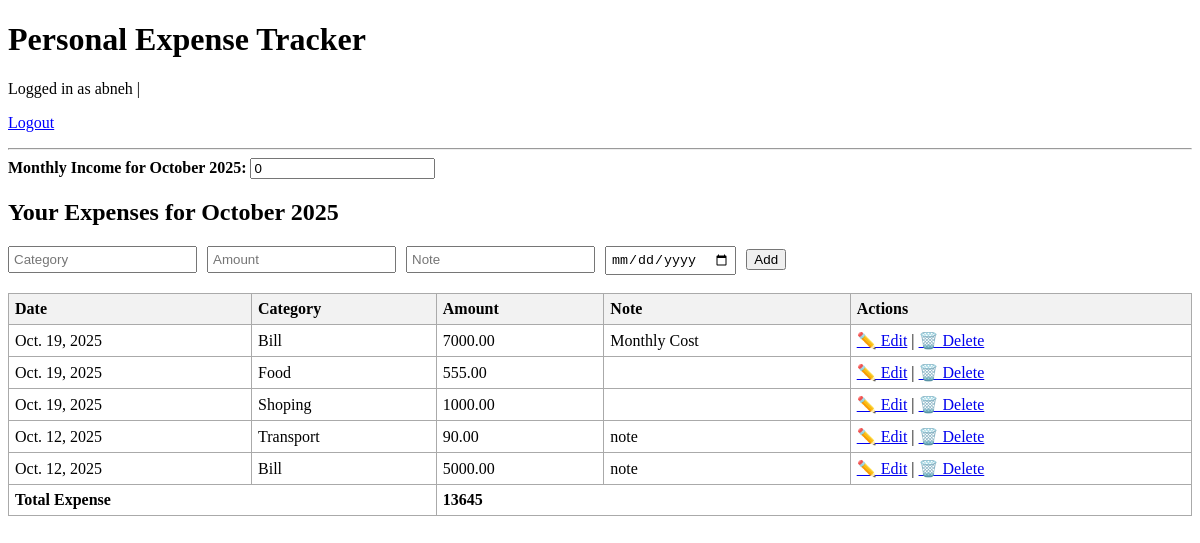
Page / (signed in) on the earlier database version.
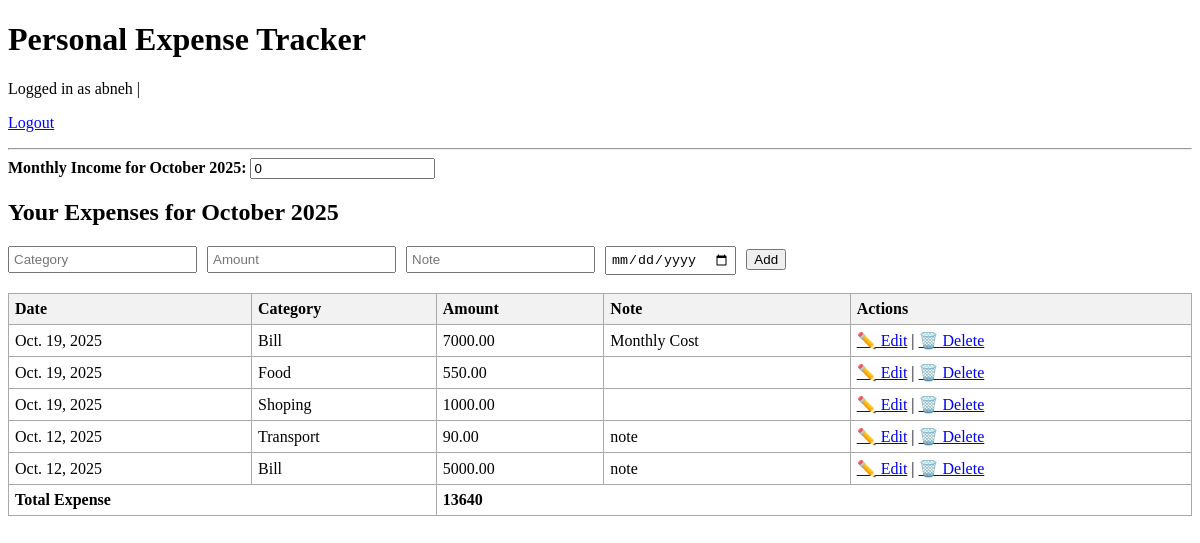
Same page on the later database version.
### tracker/models.py (models this page shows, shortened)
class Expense(models.Model):
    user = models.ForeignKey(User, on_delete=models.CASCADE, related_name='expenses')
    category = models.ForeignKey(Category, on_delete=models.SET_NULL, null=True, blank=True)
    amount = models.DecimalField(max_digits=10, decimal_places=2)
    description = models.TextField(blank=True)
    date = models.DateField(auto_now_add=True)

class Category(models.Model):
    name = models.CharField(max_length=100)
    user = models.ForeignKey(User, on_delete=models.CASCADE, related_name='categories')

### tracker/views.py (the view, shortened to what this page needs)
# urls.py: path('', views.expense_list, name='expense_list'),
@login_required
def expense_list(request):
    today = datetime.today()
    current_month = today.month
    current_year = today.year
    expenses = Expense.objects.filter(
        user=request.user,
        date__month=current_month,
        date__year=current_year
    ).order_by('-date')
    categories = Category.objects.all()
    total_expense = expenses.aggregate(total=Sum('amount'))['total'] or 0
    monthly_income = 0
    return render(request, 'tracker/expense_list.html', {
        'expenses': expenses,
        'categories': categories,
        'total_expense': total_expense,
        'current_month': today.strftime('%B'),
        'current_year': today.year,
        'monthly_income': monthly_income,
    })

### tracker/templates/tracker/expense_list.html (shortened to what this page needs)
<!DOCTYPE html>
<html>
<head>
</head>
<body>
    <h1>Personal Expense Tracker</h1>
    <p>
        Logged in as {{ user.username }} |
        <form action="{% url 'logout' %}" method="POST" class="logout-form" style="display:inline;">
            <button type="submit" class="logout-btn">Logout</button>
        </form>
    </p>
    <hr>
    <div id="monthly-income">
        Monthly Income for {{ current_month }} {{ current_year }}:
        <input type="number" id="income-input" value="{{ monthly_income }}" step="0.01">
    </div>
    <h2>Your Expenses for {{ current_month }} {{ current_year }}</h2>
    <form id="expense-form" class="inline-form" method="POST">
        <input type="text" name="category" placeholder="Category" list="category-list" required>
        <input type="number" name="amount" placeholder="Amount" step="0.01" required>
        <input type="text" name="note" placeholder="Note">
        <input type="date" name="date" required>
        <button type="submit">Add</button>
    </form>
    <br>
    <table>
        <thead>
            <tr>
                <th>Date</th>
                <th>Category</th>
                <th>Amount</th>
                <th>Note</th>
                <th>Actions</th>
            </tr>
        </thead>
        <tbody id="expenses-table">
            {% for expense in expenses %}
            <tr id="expense-{{ expense.id }}">
                <td>{{ expense.date|date:"M. d, Y" }}</td>
                <td>
                    {% if expense.category %}
                        {{ expense.category.name }}
                    {% else %}
                        No category
                    {% endif %}
                </td>
                <td>{{ expense.amount }}</td>
                <td>{{ expense.note }}</td>
                <td>
                    <a href="{% url 'expense_update' expense.pk %}">✏️ Edit</a> |
                    <a href="{% url 'expense_delete' expense.pk %}">🗑️ Delete</a>
                </td>
            </tr>
            {% empty %}
            <tr><td colspan="5">No expenses yet.</td></tr>
            {% endfor %}
        </tbody>
        <tfoot>
            <tr>
                <td colspan="2"><strong>Total Expense</strong></td>
                <td colspan="3" id="total-expense">{{ total_expense }}</td>
            </tr>
        </tfoot>
    </table>
</body>
</html>

Differences in the rows shown:
changed Expense "Food": amount "555.00" → "550.00"
Other differences:
{{ total_expense }}: "13645" → "13640"
